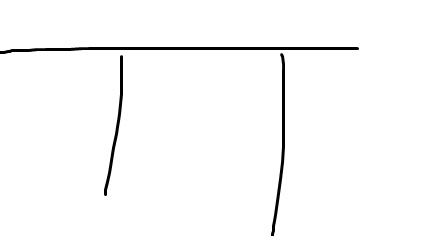
#> input picture data/interim/ky_hieu_tich/nhan_100_1e.jpg, 434 x 236 px, found by its file name
$ python preprocess_images.py
#> lines starting #> are read from the running program, lines starting #| are printed output that depends on the picture; after the words box and inside, x2 and y2 are one past the last pixel; in counts of white or black regions, pixels touching at a corner belong together
import os
import cv2
import numpy as np
from PIL import Image
from tqdm import tqdm

def preprocess_image(img_path, output_path, size=(512, 512)):
    """
    Applies a series of preprocessing steps to a single image:
    1. Resize with padding to a square.
    2. Convert to grayscale.
    3. Apply Otsu's binarization.
    4. Save the processed image.
    """
#> called with size = (512, 512)
    try:
        # Open the image using Pillow
        img = Image.open(img_path).convert("RGB")
#> img is the input picture: PIL image 434x236 RGB; min 0, max 255, mean 249.9

        # 1. Resize with padding
        original_width, original_height = img.size
#> original_width = 434; original_height = 236
        target_width, target_height = size

        ratio = min(target_width/original_width, target_height/original_height)
#> ratio = 1.18
        new_width = int(original_width * ratio)
#> new_width = 512
        new_height = int(original_height * ratio)
#> new_height = 278

        # Resize the image
        img_resized = img.resize((new_width, new_height), Image.Resampling.LANCZOS)

        # Create a new white background image
        new_img = Image.new("L", size, 255)
#> new_img: PIL image 512x512 L; every value is 255

        # Calculate pasting position for centering
        paste_x = (target_width - new_width) // 2
#> paste_x = 0
        paste_y = (target_height - new_height) // 2
#> paste_y = 117

        # Paste the resized image
        new_img.paste(img_resized.convert('L'), (paste_x, paste_y))
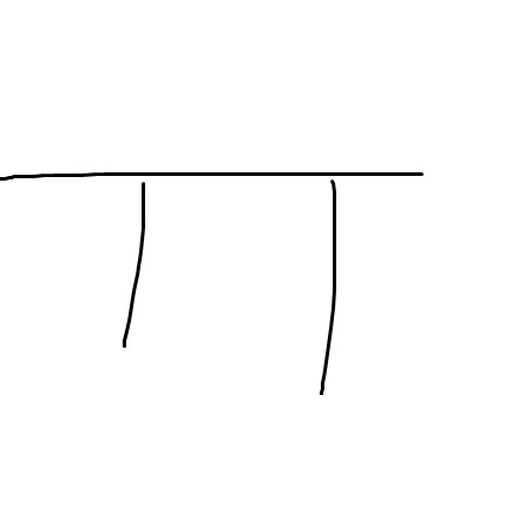
#> new_img: PIL image 512x512 L; min 0, max 255, mean 252.2

        # 2. Grayscale is already done by creating a new 'L' mode image
        # and pasting a converted 'L' mode resized image.

        # 3. Binarization using OpenCV and Otsu's method
        img_np = np.array(new_img)

        # Use THRESH_BINARY_INV to make symbol white (255) and background black (0)
        _, binarized_img_np = cv2.threshold(img_np, 0, 255, cv2.THRESH_BINARY_INV + cv2.THRESH_OTSU)
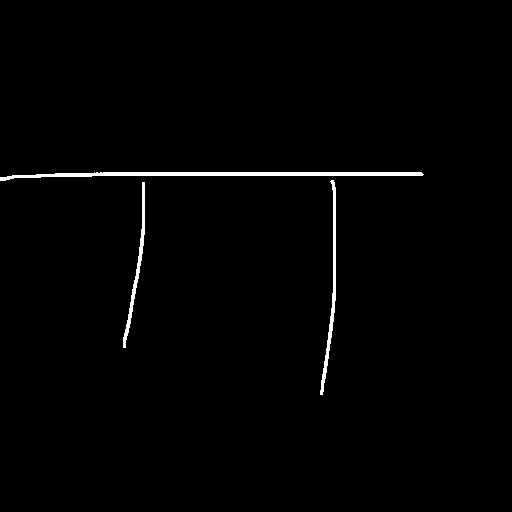
#> binarized_img_np: shape (512, 512); 1.1% white; 3 white regions, box (x1, y1, x2, y2) and area: (0, 172, 424, 181) 1647, (320, 180, 336, 395) 714, (123, 182, 145, 348) 579

        final_img = Image.fromarray(binarized_img_np)

        # 4. Save the processed image
        final_img.save(output_path)

    except Exception as e:
        print(f"Error processing {img_path}: {e}")

def process_directories(input_dirs, output_base_dir, size=(512, 512)):
    """
    Processes all images in a list of input directories and saves them to the output directory.
    """
    if not os.path.exists(output_base_dir):
        os.makedirs(output_base_dir)
        print(f"Created directory: {output_base_dir}")

    for input_dir in input_dirs:
        # On Windows, input_dir can be data\\interim\\ky_hieu_tich, basename would be ky_hieu_tich
        # On Linux/Mac, it would be data/interim/ky_hieu_tich
        dir_name = os.path.basename(os.path.normpath(input_dir))
        output_dir = os.path.join(output_base_dir, dir_name)

        if not os.path.exists(output_dir):
            os.makedirs(output_dir)
            print(f"Created subdirectory: {output_dir}")

#> (the run stopped early here; a loop or call above may not have finished)
